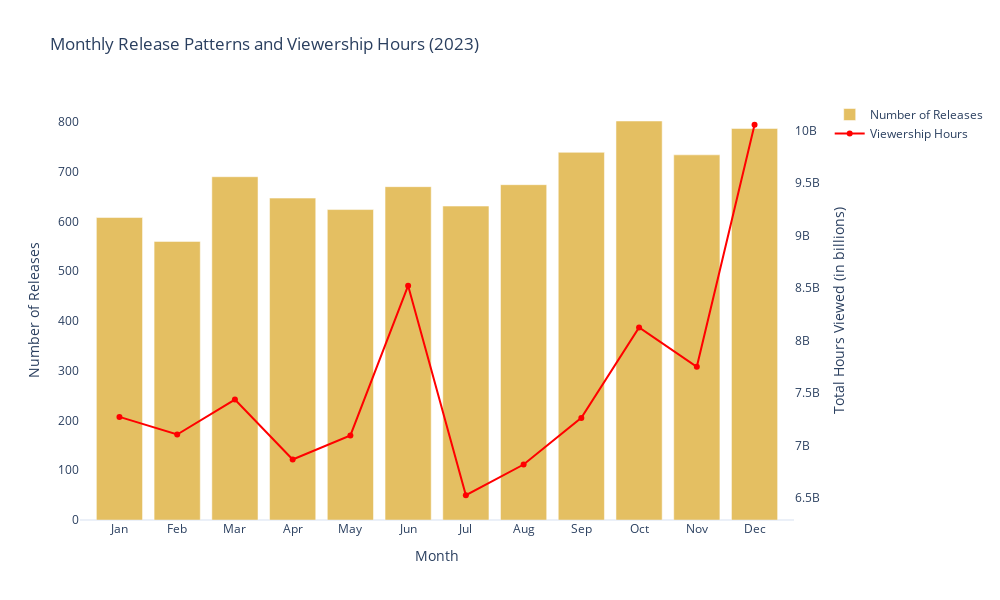

Notebook code cell kept with this figure:
### Code cell
fig = go.Figure()

fig.add_trace(
    go.Bar(
        x=monthly_release.index,
        y=monthly_release.values,
        name='Number of Releases',
        marker_color='goldenrod', 
        opacity=0.7,
        yaxis='y1'
    )
)

fig.add_trace(
    go.Scatter(
        x=monthly_viewership.index,
        y=monthly_viewership.values,
        name='Viewership Hours',
        mode='lines+markers',
        marker=dict(color='red'),
        line=dict(color='red'),
        yaxis='y2'
    )
)

fig.update_layout(
    title='Monthly Release Patterns and Viewership Hours (2023)',
    xaxis=dict(
        title='Month',
        tickmode='array',
        tickvals=list(range(1, 13)),
        ticktext=['Jan', 'Feb', 'Mar', 'Apr', 'May', 'Jun', 'Jul', 'Aug', 'Sep', 'Oct', 'Nov', 'Dec']
    ),
    yaxis=dict(
        title='Number of Releases',
        showgrid=False,
        side='left'
    ),
    yaxis2=dict(
        title='Total Hours Viewed (in billions)',
        overlaying='y',
        side='right',
        showgrid=False
    ),
    legend=dict(
        x=1.05,  
        y=1,
        orientation='v',
        xanchor='left'
    ),
    height=600,
    width=1000
)

fig.show()

### Figure 1 — Plotly figure (JSON) as saved in the notebook; plotly's stock layout.template omitted (floating-point values rounded to 4 significant figures)
{"data": [{"marker": {"color": "goldenrod"}, "name": "Number of Releases", "opacity": 0.7, "type": "bar", "x": [1, 2, 3, 4, 5, 6, 7, 8, 9, 10, 11, 12], "y": [608, 560, 690, 647, 624, 670, 631, 674, 739, 802, 734, 787], "yaxis": "y"}, {"line": {"color": "red"}, "marker": {"color": "red"}, "mode": "lines+markers", "name": "Viewership Hours", "type": "scatter", "x": [1, 2, 3, 4, 5, 6, 7, 8, 9, 10, 11, 12], "y": [7271600000, 7103700000, 7437100000, 6865700000, 7094600000, 8522000000, 6524800000, 6817800000, 7262200000, 8123200000, 7749500000, 10055800000], "yaxis": "y2"}], "layout": {"height": 600, "legend": {"orientation": "v", "x": 1.05, "xanchor": "left", "y": 1}, "title": {"text": "Monthly Release Patterns and Viewership Hours (2023)"}, "width": 1000, "xaxis": {"tickmode": "array", "ticktext": ["Jan", "Feb", "Mar", "Apr", "May", "Jun", "Jul", "Aug", "Sep", "Oct", "Nov", "Dec"], "tickvals": [1, 2, 3, 4, 5, 6, 7, 8, 9, 10, 11, 12], "title": {"text": "Month"}}, "yaxis": {"showgrid": false, "side": "left", "title": {"text": "Number of Releases"}}, "yaxis2": {"overlaying": "y", "showgrid": false, "side": "right", "title": {"text": "Total Hours Viewed (in billions)"}}}}
